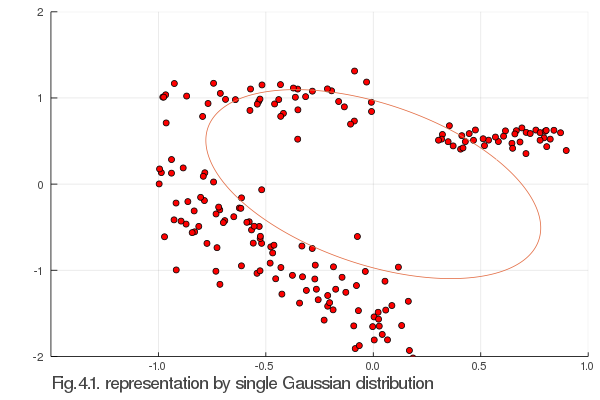

This chart was generated by the following Julia code:
using Plots
using Distributions
using LinearAlgebra
using LaTeXStrings

# Global constants


# Class 1
N1 = 100
sigma = 0.3
x1 = rand(Uniform(-1.0, 0.2), N1)
noise = rand(Normal(0,sigma), N1)
y1 = -1.5 .* x1 .- 1.5 .+ noise

# Class 2
N2 = 40
sigma = 0.15
x2 = rand(Uniform(-1.0, 0.0), N2)
noise = rand(Normal(0,sigma), N2)
y2 = -0.0 .* x2 .+ 1.0 .+ noise

# Class 3
N3 = 40
sigma = 0.10
x3 = rand(Uniform(0.3, 0.9), N3)
noise = rand(Normal(0,sigma), N3)
y3 = -0.0 .* x3 .+ 0.5 .+ noise

N = N1 + N2 + N3
x = vcat(x1, x2, x3)
y = vcat(y1, y2, y3)
X = hcat(x,y)
plot(x, y, seriestype=:scatter, legend=false, markercolor=:red)



###### Learning for multi-dimension-Gaussian-dist.
# hyper parameter for Gaussian-Wishart distribution
m = [0,0]
β= 1.0
ν = 2.0
W = I(length(m)) 

# updated hyperparameters
β̂ = N + β
m̂ = 1/ β̂ .* (sum(X, dims=1)' + β .* m)
Ŵ_inv = X' * X + β .* (m * m') - β̂ .* (m̂ * m̂') +  inv(W)
ν̂ = N + ν

###### plot function
function get_ellipse_data(A)
  eigval = eigvals(A)
  eigvec = eigvecs(A)
  conf_scale = 5.991 /30 # empirical (no meaning!)
  len_major_axis = 2 * sqrt(conf_scale*eigval[1])
  len_minor_axis = 2 * sqrt(conf_scale*eigval[2])
  v1x = eigvec[1,1]
  v1y = eigvec[1,2]
  α = atan(v1y/v1x)
  return len_major_axis, len_minor_axis, α
end


function plot_ellipse(len_major, len_minor, α; kwargs...)
  rot = [cos(α) -sin(α);
        sin(α) cos(α)]

  t = 0:0.01:2pi
  x = len_major*cos.(t)
  y = len_minor*sin.(t)
  ellipse_mat = [x y] * rot
  l = plot!(ellipse_mat[:,1], ellipse_mat[:,2],
            legend=:none, xlim=(-1.5,1.0), ylim=(-2,2),
            xlabel=" ", ylabel=" ", # dummy for margin
            ; kwargs...)
  return l
end


# sampling from Gaussian-Wishart distribution (prior distribution)
Λ = rand(Wishart(ν̂, inv(Ŵ_inv)))
μ = rand(MvNormal(m̂[:,1], inv(β̂ .* Λ)))
# plot sample
ax1,ax2, α = get_ellipse_data(inv(Λ))
b = plot_ellipse(μ[1] + ax1, μ[2] + ax2, α)
plot!(annotations=[(-0.6,-2.3, text("Fig.4.1. representation by single Gaussian distribution", 12))])

savefig("fig_4_01.png")
